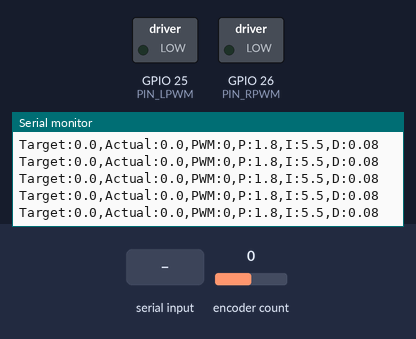
A program run on a simulated ESP32. Parts: switched loads named in the program (green lamp = pin HIGH), the last lines printed to the serial monitor. The inputs (shaded band) are chosen by the test bench; at power-on: encoder count 0.

Above: at 1.2 s.
1.3 s: "S100\n" received over Serial
At 2.0 s:
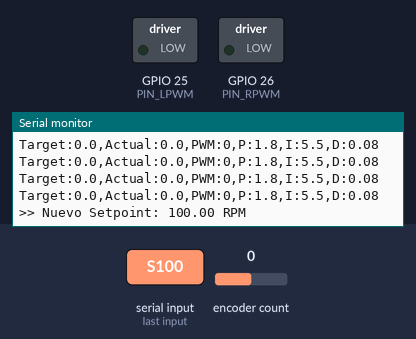
2.8 s: "P2.5\n" received over Serial
At 3.1 s:
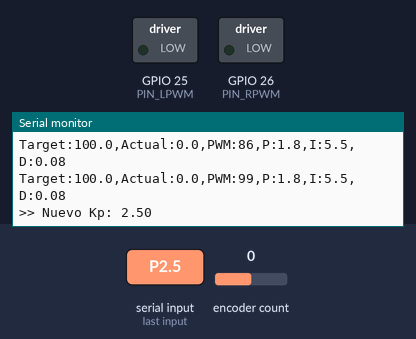
4.3 s: "I1.0\n" received over Serial
At 5.1 s:
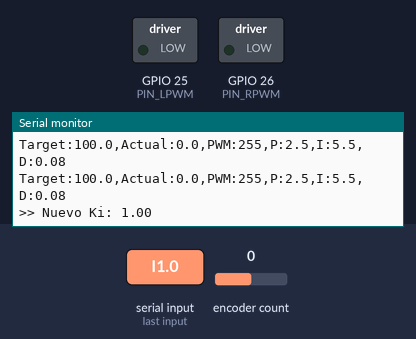
Timing chart, 0 to 7.3 s (numbered marks = the images above; inputs shaded):
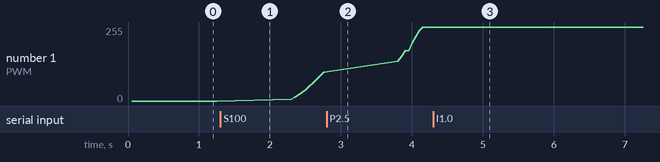

Measured:
- after the input at 1.3 s, the serial monitor: prints a new line at once (image 1)
- after the input at 2.8 s, the serial monitor: prints a new line at once (image 2)
- after the input at 4.3 s, the serial monitor: prints a new line at once (image 3)
- plotted number 1: 0 → 99 after the input at 1.3 s

The program:

main.cpp
```cpp
#include <Arduino.h>
#include <ESP32Encoder.h>
#include <PID_v1.h>

// ==========================================
// CONFIGURACIÓN DE PINES
// ==========================================
const int PIN_ENCODER_A = 18;
const int PIN_ENCODER_B = 19;
const int PIN_LPWM = 25;
const int PIN_RPWM = 26;

// --- Parámetros Mecánicos ---
const double PPR = 1200;
const float MAX_ACCEL = 3.0;
const int FILTER_SAMPLES = 5;

// --- Variables de Control (Globales para que el PID las vea) ---
double targetSetpoint = 0.0;
double currentSetpoint = 0.0;
double rpmActual = 0, outputPWM = 0;

// Constantes PID (Editables por Serial)
double Kp = 1.8, Ki = 5.5, Kd = 0.08;

// Objetos
ESP32Encoder encoder;
PID myPID(&rpmActual, &outputPWM, &currentSetpoint, Kp, Ki, Kd, DIRECT);

// Estado de tiempo y filtro
unsigned long prevTime = 0;
long prevTicks = 0;
double rpmHistory[FILTER_SAMPLES] = {0};
int filterIndex = 0;

// ==========================================
// LOGICA DE COMANDOS SERIALES
// ==========================================
/**
 * Lee el puerto serial buscando comandos como:
 * 'S100'  -> Cambia Setpoint a 100 RPM
 * 'P2.5'  -> Cambia Kp a 2.5
 * 'I1.0'  -> Cambia Ki a 1.0
 * 'D0.1'  -> Cambia Kd a 0.1
 */
void procesarComandosSeriales() {
  if (Serial.available() > 0) {
    char tipo = Serial.read(); // Lee la letra del comando
    float valor = Serial.parseFloat(); // Lee el número que sigue

    switch (tipo) {
      case 'S': case 's':
        targetSetpoint = valor;
        Serial.printf(">> Nuevo Setpoint: %.2f RPM\n", targetSetpoint);
        break;
      case 'P': case 'p':
        Kp = valor;
        myPID.SetTunings(Kp, Ki, Kd);
        Serial.printf(">> Nuevo Kp: %.2f\n", Kp);
        break;
      case 'I': case 'i':
        Ki = valor;
        myPID.SetTunings(Kp, Ki, Kd);
        Serial.printf(">> Nuevo Ki: %.2f\n", Ki);
        break;
      case 'D': case 'd':
        Kd = valor;
        myPID.SetTunings(Kp, Ki, Kd);
        Serial.printf(">> Nuevo Kd: %.2f\n", Kd);
        break;
    }
  }
}

// Filtro de media móvil para estabilizar la lectura
double applyFilter(double newRpm) {
  rpmHistory[filterIndex] = newRpm;
  filterIndex = (filterIndex + 1) % FILTER_SAMPLES;
  double sum = 0;
  for (int i = 0; i < FILTER_SAMPLES; i++) sum += rpmHistory[i];
  return sum / FILTER_SAMPLES;
}

void setup() {
  Serial.begin(115200);
  Serial.println("--- Sistema de Control de Motor DC Iniciado ---");
  Serial.println("Comandos: S(rpm), P(kp), I(ki), D(kd). Ej: S60 o P2.1");

  ESP32Encoder::useInternalWeakPullResistors = UP;
  encoder.attachFullQuad(PIN_ENCODER_A, PIN_ENCODER_B);
  ledcSetup(0, 5000, 8);
  ledcSetup(1, 5000, 8);

  ledcAttachPin(PIN_LPWM, 0);
  ledcAttachPin(PIN_RPWM, 1);

  myPID.SetMode(AUTOMATIC);
  myPID.SetOutputLimits(-255, 255);
  myPID.SetSampleTime(50);
}

void loop() {
  // 1. Escuchar constantemente el puerto serial
  procesarComandosSeriales();

  unsigned long currentTime = millis();

  // 2. Lazo de Control cada 50ms
  if (currentTime - prevTime >= 50) {

    // CALCULO VELOCIDAD
    long currentTicks = encoder.getCount();
    double tps = ((currentTicks - prevTicks) / (double)(currentTime - prevTime)) * 1000.0;
    rpmActual = applyFilter((tps * 60.0) / PPR);

    // RAMPA DE ACELERACION
    if (currentSetpoint < targetSetpoint) currentSetpoint = min(currentSetpoint + MAX_ACCEL, targetSetpoint);
    else if (currentSetpoint > targetSetpoint) currentSetpoint = max(currentSetpoint - MAX_ACCEL, targetSetpoint);

    // CONTROL PID
    myPID.Compute();

    // SALIDA AL DRIVER
    if (outputPWM > 0) {
      ledcWrite(PIN_LPWM, (uint32_t)outputPWM);
      ledcWrite(PIN_RPWM, 0);
    } else {
      ledcWrite(PIN_LPWM, 0);
      ledcWrite(PIN_RPWM, (uint32_t)abs(outputPWM));
    }

    // TELEMETRIA (Formato para Serial Plotter)
    Serial.printf("Target:%.1f,Actual:%.1f,PWM:%.0f,P:%.1f,I:%.1f,D:%.2f\n",
                  targetSetpoint, rpmActual, outputPWM, Kp, Ki, Kd);

    prevTicks = currentTicks;
    prevTime = currentTime;
  }
}
```
